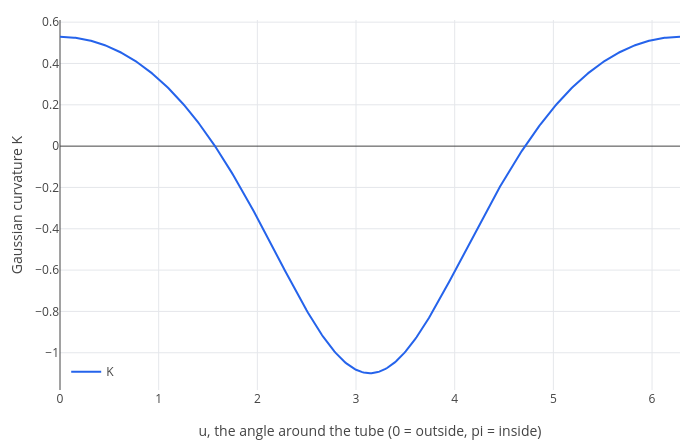

This figure's notebook cell:
### Code cell
R = 2;
a = 0.7;
labels(plot(K, u, 0, 2*pi), "u, the angle around the tube (0 = outside, pi = inside)", "Gaussian curvature K")

### Figure 1 — Plotly figure (JSON) as saved in the notebook; plotly's stock layout.template omitted (floating-point values rounded to 4 significant figures; data arrays with more than 128 entries replaced by an {"elided": "..."} marker saying what was removed)
{"data": [{"line": {"color": "#2563eb", "width": 2}, "mode": "lines", "name": "K", "type": "scatter", "x": {"elided": "402 float values"}, "y": {"elided": "402 float values"}}], "layout": {"height": 440, "legend": {"bgcolor": "rgba(255,255,255,0.8)", "x": 0.01, "xanchor": "left", "y": 0.01, "yanchor": "bottom"}, "margin": {"b": 50, "l": 60, "r": 20, "t": 20}, "showlegend": true, "title": {"text": ""}, "width": 700, "xaxis": {"title": {"text": "u, the angle around the tube (0 = outside, pi = inside)"}, "zeroline": true}, "yaxis": {"range": [-1.18, 0.6105], "title": {"text": "Gaussian curvature K"}, "zeroline": true}}}
